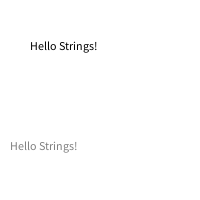
Frame 1 (no input)
Frame 60 (the mouse pressed at the canvas centre just before this capture): identical to frame 1, image omitted
Frame 120 (the mouse held since frame 60 and released just before this capture): identical to frame 1, image omitted

The Processing sketch that drew this single still picture (run headless with seeded random() and noise(); from frame 60 on, the mouse is pressed at the canvas centre):

// Processing sketch: sketch_01_1_text
// ── sketch_01_1_text.pde
void setup() {
  size(200,200); //popup box size set 200*200
 
}

void draw() {
  
  background(255);  
  fill(0);      //text color set
  text("Hello Strings!",30,50);   // text at 30,50
  fill(255/2);      
  text("Hello Strings!",10,150);
}
